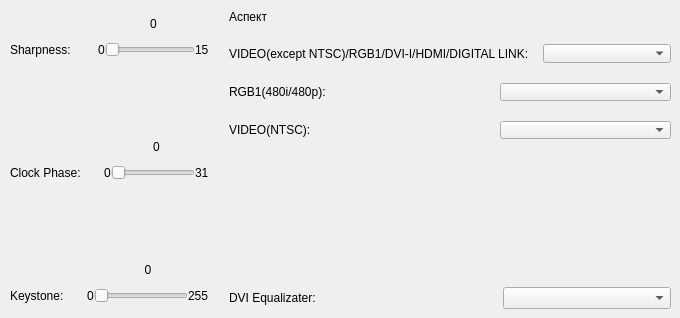
    <widget class="QWidget" name="tab_3">
     <attribute name="title">
      <string>Дополнительно</string>
     </attribute>
     <widget class="QWidget" name="layoutWidget">
      <property name="geometry">
       <rect>
        <x>10</x>
        <y>10</y>
        <width>661</width>
        <height>299</height>
       </rect>
      </property>
      <layout class="QFormLayout" name="formLayout">
       <property name="horizontalSpacing">
        <number>20</number>
       </property>
       <property name="verticalSpacing">
        <number>20</number>
       </property>
       <item row="0" column="0">
        <layout class="QVBoxLayout" name="verticalLayout_16">
         <item>
          <layout class="QHBoxLayout" name="horizontalLayout_26">
           <item>
            <layout class="QVBoxLayout" name="verticalLayout_23">
             <property name="spacing">
              <number>0</number>
             </property>
             <item>
              <widget class="QLabel" name="label_49">
               <property name="text">
                <string/>
               </property>
              </widget>
             </item>
             <item>
              <widget class="QLabel" name="label_50">
               <property name="text">
                <string>Sharpness:  </string>
               </property>
              </widget>
             </item>
            </layout>
           </item>
           <item>
            <layout class="QVBoxLayout" name="verticalLayout_24">
             <property name="spacing">
              <number>0</number>
             </property>
             <item>
              <widget class="QLabel" name="label_51">
               <property name="styleSheet">
                <string notr="true"/>
               </property>
               <property name="text">
                <string>0</string>
               </property>
               <property name="scaledContents">
                <bool>false</bool>
               </property>
               <property name="alignment">
                <set>Qt::AlignCenter</set>
               </property>
               <property name="indent">
                <number>-1</number>
               </property>
              </widget>
             </item>
             <item>
              <layout class="QHBoxLayout" name="horizontalLayout_27">
               <property name="spacing">
                <number>0</number>
               </property>
               <item>
                <widget class="QLabel" name="label_52">
                 <property name="text">
                  <string>0</string>
                 </property>
                </widget>
               </item>
               <item>
                <widget class="QSlider" name="sharpSli">
                 <property name="minimum">
                  <number>0</number>
                 </property>
                 <property name="maximum">
                  <number>15</number>
                 </property>
                 <property name="tracking">
                  <bool>true</bool>
                 </property>
                 <property name="orientation">
                  <enum>Qt::Horizontal</enum>
                 </property>
                 <property name="tickPosition">
                  <enum>QSlider::NoTicks</enum>
                 </property>
                </widget>
               </item>
               <item>
                <widget class="QLabel" name="label_53">
                 <property name="text">
                  <string>15</string>
                 </property>
                </widget>
               </item>
              </layout>
             </item>
            </layout>
           </item>
          </layout>
         </item>
         <item>
          <spacer name="verticalSpacer">
           <property name="orientation">
            <enum>Qt::Vertical</enum>
           </property>
           <property name="sizeType">
            <enum>QSizePolicy::Fixed</enum>
           </property>
           <property name="sizeHint" stdset="0">
            <size>
             <width>20</width>
             <height>50</height>
            </size>
           </property>
          </spacer>
         </item>
         <item>
          <layout class="QHBoxLayout" name="horizontalLayout_32">
           <item>
            <layout class="QVBoxLayout" name="verticalLayout_25">
             <property name="spacing">
              <number>0</number>
             </property>
             <item>
              <widget class="QLabel" name="label_54">
               <property name="text">
                <string/>
               </property>
              </widget>
             </item>
             <item>
              <widget class="QLabel" name="label_55">
               <property name="text">
                <string>Clock Phase: </string>
               </property>
              </widget>
             </item>
            </layout>
           </item>
           <item>
            <layout class="QVBoxLayout" name="verticalLayout_26">
             <property name="spacing">
              <number>0</number>
             </property>
             <item>
              <widget class="QLabel" name="label_56">
               <property name="styleSheet">
                <string notr="true"/>
               </property>
               <property name="text">
                <string>0</string>
               </property>
               <property name="scaledContents">
                <bool>false</bool>
               </property>
               <property name="alignment">
                <set>Qt::AlignCenter</set>
               </property>
               <property name="indent">
                <number>-1</number>
               </property>
              </widget>
             </item>
             <item>
              <layout class="QHBoxLayout" name="horizontalLayout_33">
               <property name="spacing">
                <number>0</number>
               </property>
               <item>
                <widget class="QLabel" name="label_57">
                 <property name="text">
                  <string>0</string>
                 </property>
                </widget>
               </item>
               <item>
                <widget class="QSlider" name="clockSlider">
                 <property name="minimum">
                  <number>0</number>
                 </property>
                 <property name="maximum">
                  <number>31</number>
                 </property>
                 <property name="tracking">
                  <bool>true</bool>
                 </property>
                 <property name="orientation">
                  <enum>Qt::Horizontal</enum>
                 </property>
                 <property name="tickPosition">
                  <enum>QSlider::NoTicks</enum>
                 </property>
                </widget>
               </item>
               <item>
                <widget class="QLabel" name="label_58">
                 <property name="text">
                  <string>31</string>
                 </property>
                </widget>
               </item>
              </layout>
             </item>
            </layout>
           </item>
          </layout>
         </item>
         <item>
          <spacer name="verticalSpacer_2">
           <property name="orientation">
            <enum>Qt::Vertical</enum>
           </property>
           <property name="sizeType">
            <enum>QSizePolicy::Fixed</enum>
           </property>
           <property name="sizeHint" stdset="0">
            <size>
             <width>20</width>
             <height>50</height>
            </size>
           </property>
          </spacer>
         </item>
         <item>
          <layout class="QHBoxLayout" name="horizontalLayout_35">
           <item>
            <layout class="QVBoxLayout" name="verticalLayout_27">
             <property name="spacing">
              <number>0</number>
             </property>
             <item>
              <widget class="QLabel" name="label_60">
               <property name="text">
                <string/>
               </property>
              </widget>
             </item>
             <item>
              <widget class="QLabel" name="label_61">
               <property name="text">
                <string>Keystone: </string>
               </property>
              </widget>
             </item>
            </layout>
           </item>
           <item>
            <layout class="QVBoxLayout" name="verticalLayout_28">
             <property name="spacing">
              <number>0</number>
             </property>
             <item>
              <widget class="QLabel" name="label_62">
               <property name="styleSheet">
                <string notr="true"/>
               </property>
               <property name="text">
                <string>0</string>
               </property>
               <property name="scaledContents">
                <bool>false</bool>
               </property>
               <property name="alignment">
                <set>Qt::AlignCenter</set>
               </property>
               <property name="indent">
                <number>-1</number>
               </property>
              </widget>
             </item>
             <item>
              <layout class="QHBoxLayout" name="horizontalLayout_36">
               <property name="spacing">
                <number>0</number>
               </property>
               <item>
                <widget class="QLabel" name="label_63">
                 <property name="text">
                  <string>0</string>
                 </property>
                </widget>
               </item>
               <item>
                <widget class="QSlider" name="keySlider">
                 <property name="minimum">
                  <number>0</number>
                 </property>
                 <property name="maximum">
                  <number>255</number>
                 </property>
                 <property name="tracking">
                  <bool>true</bool>
                 </property>
                 <property name="orientation">
                  <enum>Qt::Horizontal</enum>
                 </property>
                 <property name="tickPosition">
                  <enum>QSlider::NoTicks</enum>
                 </property>
                </widget>
               </item>
               <item>
                <widget class="QLabel" name="label_64">
                 <property name="text">
                  <string>255</string>
                 </property>
                </widget>
               </item>
              </layout>
             </item>
            </layout>
           </item>
          </layout>
         </item>
        </layout>
       </item>
       <item row="0" column="1">
        <layout class="QVBoxLayout" name="verticalLayout_17">
         <item>
          <layout class="QVBoxLayout" name="verticalLayout_8">
           <item>
            <widget class="QLabel" name="label_38">
             <property name="text">
              <string>Аспект</string>
             </property>
            </widget>
           </item>
           <item>
            <layout class="QVBoxLayout" name="verticalLayout_7">
             <item>
              <layout class="QHBoxLayout" name="horizontalLayout_29">
               <property name="spacing">
                <number>14</number>
               </property>
               <item>
                <widget class="QLabel" name="label_35">
                 <property name="text">
                  <string>VIDEO(except NTSC)/RGB1/DVI-I/HDMI/DIGITAL LINK:</string>
                 </property>
                </widget>
               </item>
               <item>
                <widget class="QComboBox" name="aspectVideo">
                 <item>
                  <property name="text">
                   <string/>
                  </property>
                 </item>
                 <item>
                  <property name="text">
                   <string>NORMAL</string>
                  </property>
                 </item>
                 <item>
                  <property name="text">
                   <string>NATIVE</string>
                  </property>
                 </item>
                 <item>
                  <property name="text">
                   <string>WIDE</string>
                  </property>
                 </item>
                 <item>
                  <property name="text">
                   <string>4:3</string>
                  </property>
                 </item>
                 <item>
                  <property name="text">
                   <string>H FIT</string>
                  </property>
                 </item>
                 <item>
                  <property name="text">
                   <string>V FIT</string>
                  </property>
                 </item>
                 <item>
                  <property name="text">
                   <string>FULL</string>
                  </property>
                 </item>
                </widget>
               </item>
              </layout>
             </item>
             <item>
              <layout class="QHBoxLayout" name="horizontalLayout_31">
               <property name="spacing">
                <number>100</number>
               </property>
               <item>
                <widget class="QLabel" name="label_37">
                 <property name="text">
                  <string>RGB1(480i/480p):</string>
                 </property>
                </widget>
               </item>
               <item>
                <widget class="QComboBox" name="aspectRGB">
                 <item>
                  <property name="text">
                   <string/>
                  </property>
                 </item>
                 <item>
                  <property name="text">
                   <string>AUTO</string>
                  </property>
                 </item>
                 <item>
                  <property name="text">
                   <string>NATIVE</string>
                  </property>
                 </item>
                 <item>
                  <property name="text">
                   <string>WIDE</string>
                  </property>
                 </item>
                 <item>
                  <property name="text">
                   <string>4:3</string>
                  </property>
                 </item>
                 <item>
                  <property name="text">
                   <string>H FIT</string>
                  </property>
                 </item>
                 <item>
                  <property name="text">
                   <string>V FIT</string>
                  </property>
                 </item>
                 <item>
                  <property name="text">
                   <string>FULL</string>
                  </property>
                 </item>
                </widget>
               </item>
              </layout>
             </item>
             <item>
              <layout class="QHBoxLayout" name="horizontalLayout_30">
               <property name="spacing">
                <number>100</number>
               </property>
               <item>
                <widget class="QLabel" name="label_36">
                 <property name="text">
                  <string>VIDEO(NTSC):</string>
                 </property>
                </widget>
               </item>
               <item>
                <widget class="QComboBox" name="aspectVi">
                 <item>
                  <property name="text">
                   <string/>
                  </property>
                 </item>
                 <item>
                  <property name="text">
                   <string>NATIVE</string>
                  </property>
                 </item>
                 <item>
                  <property name="text">
                   <string>WIDE</string>
                  </property>
                 </item>
                 <item>
                  <property name="text">
                   <string>4:3</string>
                  </property>
                 </item>
                 <item>
                  <property name="text">
                   <string>H FIT</string>
                  </property>
                 </item>
                 <item>
                  <property name="text">
                   <string>FULL</string>
                  </property>
                 </item>
                 <item>
                  <property name="text">
                   <string>V FIT</string>
                  </property>
                 </item>
                </widget>
               </item>
              </layout>
             </item>
            </layout>
           </item>
          </layout>
         </item>
         <item>
          <spacer name="verticalSpacer_3">
           <property name="orientation">
            <enum>Qt::Vertical</enum>
           </property>
           <property name="sizeType">
            <enum>QSizePolicy::Fixed</enum>
           </property>
           <property name="sizeHint" stdset="0">
            <size>
             <width>20</width>
             <height>150</height>
            </size>
           </property>
          </spacer>
         </item>
         <item>
          <layout class="QHBoxLayout" name="horizontalLayout_34">
           <property name="spacing">
            <number>105</number>
           </property>
           <item>
            <widget class="QLabel" name="label_59">
             <property name="text">
              <string>DVI Equalizater:           </string>
             </property>
            </widget>
           </item>
           <item>
            <widget class="QComboBox" name="DVIE">
             <item>
              <property name="text">
               <string/>
              </property>
             </item>
             <item>
              <property name="text">
               <string>AUTO</string>
              </property>
             </item>
             <item>
              <property name="text">
               <string>LOW</string>
              </property>
             </item>
             <item>
              <property name="text">
               <string>MID</string>
              </property>
             </item>
             <item>
              <property name="text">
               <string>HIGH</string>
              </property>
             </item>
            </widget>
           </item>
          </layout>
         </item>
        </layout>
       </item>
      </layout>
     </widget>
    </widget>
